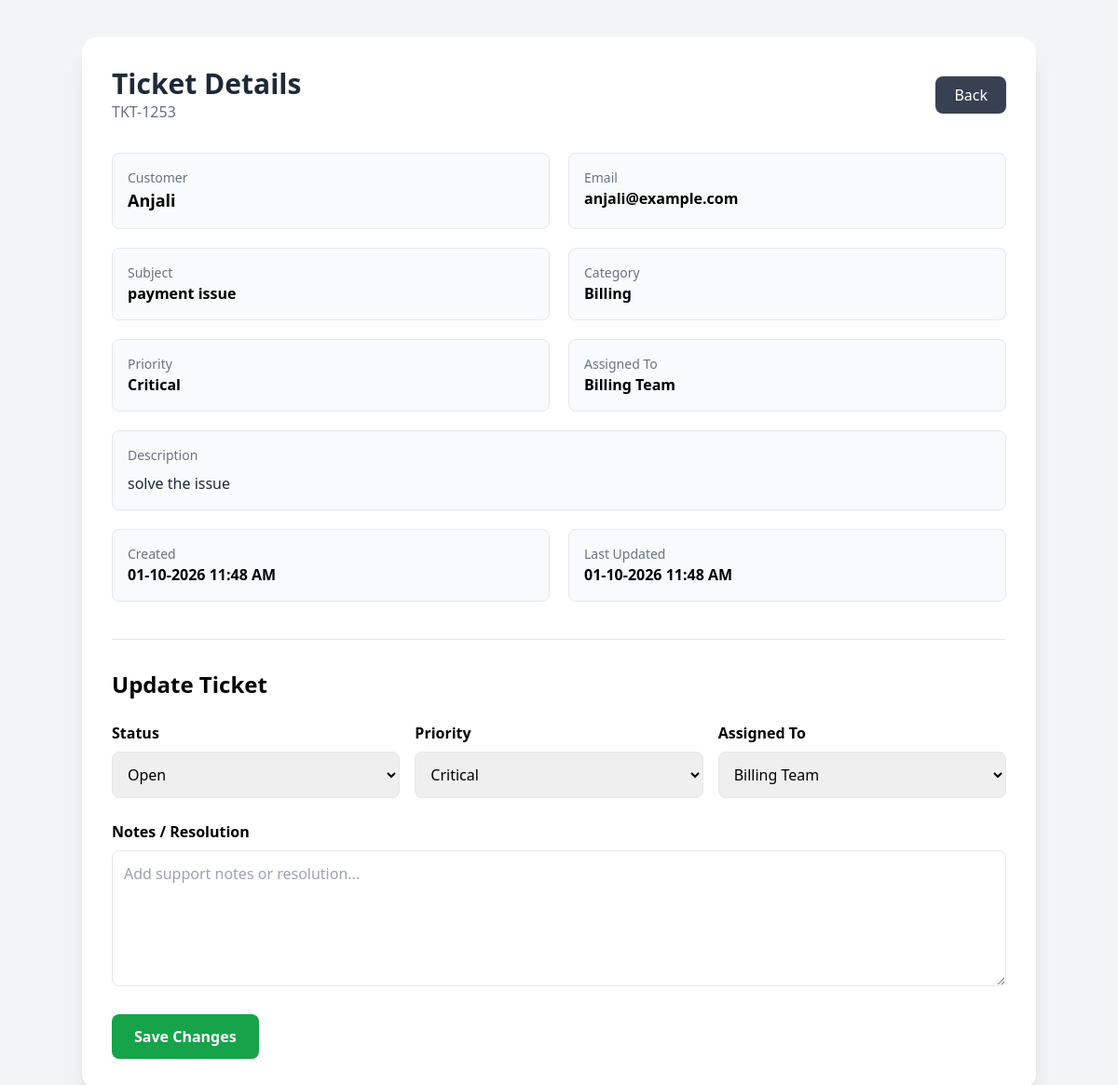
The page /ticket/TKT-1253 on the database its author committed.
### app/models.py (models this page shows)
class Ticket(Base):
    __tablename__ = "tickets"
    ticket_id = Column(String, primary_key=True, index=True)
    customer_name = Column(String, nullable=False)
    customer_email = Column(String, nullable=False)
    subject = Column(String, nullable=False)
    description = Column(String, nullable=False)
    category = Column(String, default="Other")
    priority = Column(String, default="Medium")
    status = Column(String, default="Open")
    assigned_to = Column(String, default="Unassigned")
    notes = Column(String, default="")
    created_at = Column(DateTime, default=datetime.utcnow)
    updated_at = Column(
        DateTime,
        default=datetime.utcnow,
        onupdate=datetime.utcnow
    )

### app/main.py (the view)
@app.get(
    "/ticket/{ticket_id}",
    response_class=HTMLResponse
)
def ticket_detail(
    request: Request,
    ticket_id: str,
    db: Session = Depends(get_db)
):
    ticket = crud.get_ticket(db, ticket_id)
    if not ticket:
        return HTMLResponse(
            "<h1>Ticket not found</h1>",
            status_code=404
        )
    return templates.TemplateResponse(
        request,
        "ticket_detail.html",
        {
            "ticket": ticket
        }
    )

### templates/ticket_detail.html (shortened to what this page needs)
<!DOCTYPE html>
<html>
<head>
    <script src="https://cdn.tailwindcss.com"></script>
</head>
<body class="bg-gray-100 min-h-screen py-10 px-4">
<div class="max-w-5xl mx-auto">
    <div class="bg-white shadow-xl rounded-2xl p-8">
        <div class="flex justify-between items-center mb-8">
            <div>
                <h1 class="text-3xl font-bold text-gray-800">
                    Ticket Details
                </h1>
                <p class="text-gray-500">
                    {{ ticket.ticket_id }}
                </p>
            </div>
            <a href="/"
               class="bg-gray-700 text-white px-5 py-2 rounded-lg">
                Back
            </a>
        </div>
        <div class="grid grid-cols-1 md:grid-cols-2 gap-5 mb-10">
            <div class="bg-gray-50 border rounded-lg p-4">
                <p class="text-gray-500 text-sm">
                    Customer
                </p>
                <p class="font-semibold text-lg">
                    {{ ticket.customer_name }}
                </p>
            </div>
            <div class="bg-gray-50 border rounded-lg p-4">
                <p class="text-gray-500 text-sm">
                    Email
                </p>
                <p class="font-semibold">
                    {{ ticket.customer_email }}
                </p>
            </div>
            <div class="bg-gray-50 border rounded-lg p-4">
                <p class="text-gray-500 text-sm">
                    Subject
                </p>
                <p class="font-semibold">
                    {{ ticket.subject }}
                </p>
            </div>
            <div class="bg-gray-50 border rounded-lg p-4">
                <p class="text-gray-500 text-sm">
                    Category
                </p>
                <p class="font-semibold">
                    {{ ticket.category }}
                </p>
            </div>
            <div class="bg-gray-50 border rounded-lg p-4">
                <p class="text-gray-500 text-sm">
                    Priority
                </p>
                <p class="font-semibold">
                    {{ ticket.priority }}
                </p>
            </div>
            <div class="bg-gray-50 border rounded-lg p-4">
                <p class="text-gray-500 text-sm">
                    Assigned To
                </p>
                <p class="font-semibold">
                    {{ ticket.assigned_to }}
                </p>
            </div>
            <div class="bg-gray-50 border rounded-lg p-4 md:col-span-2">
                <p class="text-gray-500 text-sm mb-2">
                    Description
                </p>
                <p class="text-gray-800">
                    {{ ticket.description }}
                </p>
            </div>
            <div class="bg-gray-50 border rounded-lg p-4">
                <p class="text-gray-500 text-sm">
                    Created
                </p>
                <p class="font-semibold">
                    {{ ticket.created_at.strftime('%d-%m-%Y %I:%M %p') }}
                </p>
            </div>
            <div class="bg-gray-50 border rounded-lg p-4">
                <p class="text-gray-500 text-sm">
                    Last Updated
                </p>
                <p class="font-semibold">
                    {% if ticket.updated_at %}
                        {{ ticket.updated_at.strftime('%d-%m-%Y %I:%M %p') }}
                    {% else %}
                        Not updated
                    {% endif %}
                </p>
            </div>
        </div>
        <div class="border-t pt-8">
            <h2 class="text-2xl font-bold mb-6">
                Update Ticket
            </h2>
            <form method="post" class="space-y-6">
                <div class="grid grid-cols-1 md:grid-cols-3 gap-4">
                    <div>
                        <label class="block font-semibold mb-2">
                            Status
                        </label>
                        <select
                            name="status"
                            class="border p-3 rounded-lg w-full"
                        >
                            <option value="Open"
                                {% if ticket.status == "Open" %}selected{% endif %}>
                                Open
                            </option>
                        </select>
                    </div>
                    <div>
                        <label class="block font-semibold mb-2">
                            Priority
                        </label>
                        <select
                            name="priority"
                            class="border p-3 rounded-lg w-full"
                        >
                            <option value="Critical"
                                {% if ticket.priority == "Critical" %}selected{% endif %}>
                                Critical
                            </option>
                        </select>
                    </div>
                    <div>
                        <label class="block font-semibold mb-2">
                            Assigned To
                        </label>
                        <select
                            name="assigned_to"
                            class="border p-3 rounded-lg w-full"
                        >
                            <option
                                {% if ticket.assigned_to == "Billing Team" %}selected{% endif %}
                            >
                                Billing Team
                            </option>
                        </select>
                    </div>
                </div>
                <div>
                    <label class="block font-semibold mb-2">
                        Notes / Resolution
                    </label>
                    <textarea
                        name="notes"
                        rows="5"
                        class="border p-3 rounded-lg w-full"
                        placeholder="Add support notes or resolution..."
                    >{{ ticket.notes }}</textarea>
                </div>
                <button
                    type="submit"
                    class="bg-green-600 hover:bg-green-700 text-white px-6 py-3 rounded-lg font-semibold"
                >
                    Save Changes
                </button>
            </form>
        </div>
    </div>
</div>
</body>
</html>

### rows shown on the page
Ticket: ticket_id "TKT-1253", customer_name "Anjali", customer_email "anjali@example.com", subject "payment issue", category "Billing", priority "Critical", assigned_to "Billing Team", description "solve the issue", created_at "01-10-2026 11:48 AM", updated_at "01-10-2026 11:48 AM", status "Open"
